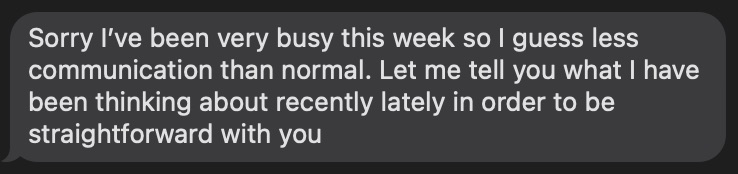
#> input picture texts_from_exs/C.jpeg, 738 x 174 px
$ jupyter execute --allow-errors dating_history.ipynb
#> lines starting #> are read from the running program, lines starting #| are printed output that depends on the picture
# A *Brief* Tour of My Breakups Through Texts

As a heterosexual, college-aged woman, my dating pool, unfortunately, consists of college-aged men. Using sentiment analysis and text extraction, I wanted to determing the Subjectivity and Polarity of my ex's text messages from either immediately before or immemidiately after we decided to end things. As you go through this code, My hope is that you don't find my dating history realatable, but I do hope you find it entertaining.

Polarity is an attribute of sentiment analysis in which the output  lies between -1 and 1, where -1 refers to a negative sentiment and +1 refers to positive sentiment.

Subjectivity is the output that lies within 0 and 1, and refers to personal opinions and judgments.

All identities have been anonymized, and each individual is identified only by an initial (C, A, J, or G).

[cell 1]
#Importing neccesary packages

from PIL import Image
import pytesseract
import glob
import matplotlib.pyplot as plt
from textblob import TextBlob

path_to_tesseract = r"/opt/homebrew/bin/tesseract"
pytesseract.pytesseract.tesseract_cmd = path_to_tesseract

[cell 2]
C = Image.open("texts_from_exs/C.jpeg")
#> C is the input picture: PIL image 738x174 RGB; mean R, G, B 72.2, 72.2, 73.9
display(C)

pytesseract.tesseract_cmd = path_to_tesseract
#> (the rest of this cell did not finish here and is left out)

[cell 3]
A = Image.open("texts_from_exs/A.jpeg")
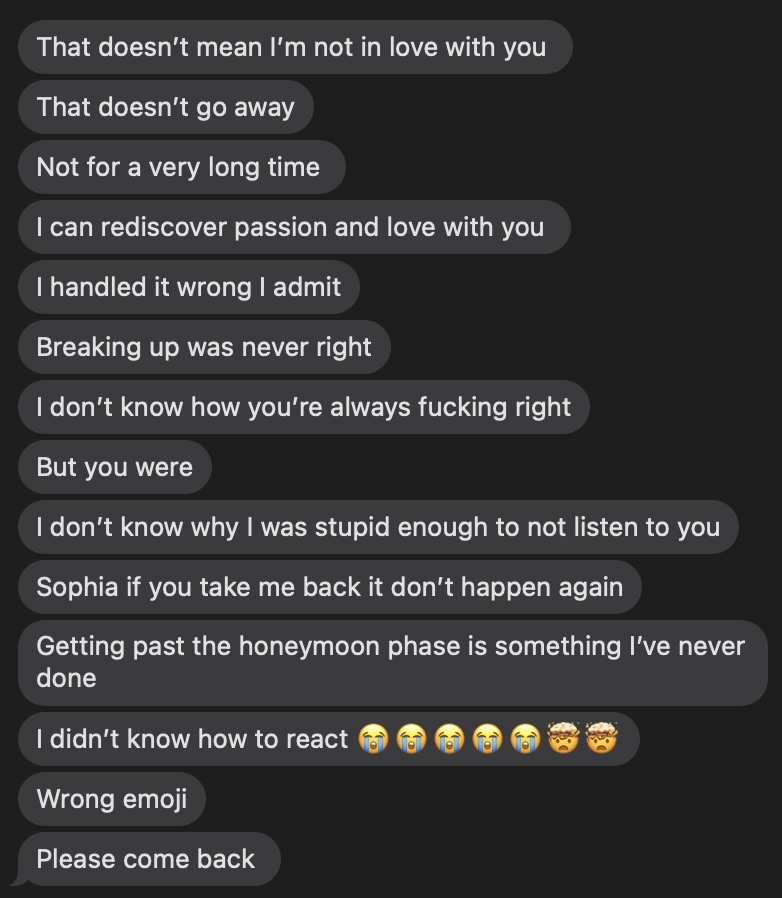
#> input picture texts_from_exs/A.jpeg, 782 x 898 px
#> A is the input picture: PIL image 782x898 RGB; mean R, G, B 54.5, 54.3, 54.9

new_size = (700, 800)

A = A.resize(new_size)
#> A: PIL image 700x800 RGB

display(A)

pytesseract.tesseract_cmd = path_to_tesseract
#> (the rest of this cell did not finish here and is left out)

[cell 4]
J = Image.open("texts_from_exs/J.jpeg")
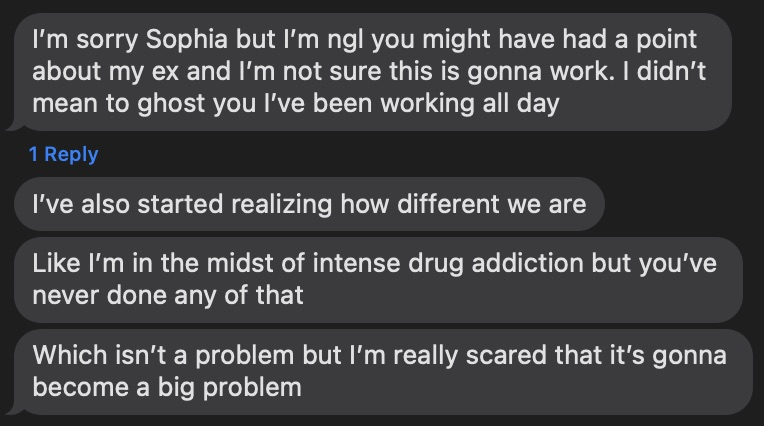
#> input picture texts_from_exs/J.jpeg, 764 x 426 px
#> J is the input picture: PIL image 764x426 RGB; mean R, G, B 65.7, 65.8, 67.4
display(J)

pytesseract.tesseract_cmd = path_to_tesseract
#> (the rest of this cell did not finish here and is left out)

[cell 5]
path_to_tesseract = r"/opt/homebrew/bin/tesseract"
image_path = r"texts_from_exs/G.jpeg"

G = Image.open(image_path)
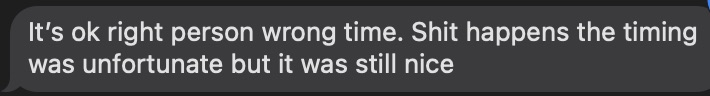
#> input picture texts_from_exs/G.jpeg, 710 x 96 px
#> G is the input picture: PIL image 710x96 RGB; mean R, G, B 72.9, 72.9, 74.8
display(G)

pytesseract.tesseract_cmd = path_to_tesseract
#> (the rest of this cell did not finish here and is left out)
